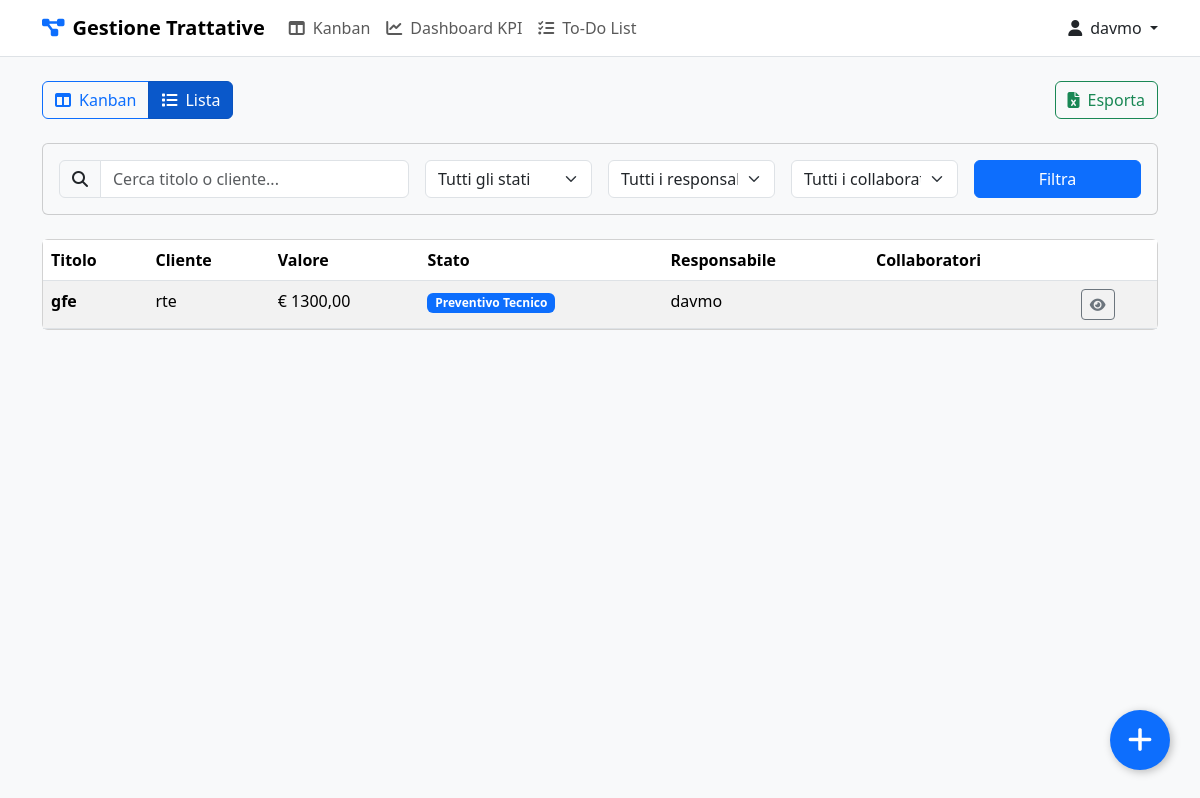
The page /lista/ (signed in) on the database as committed earlier.
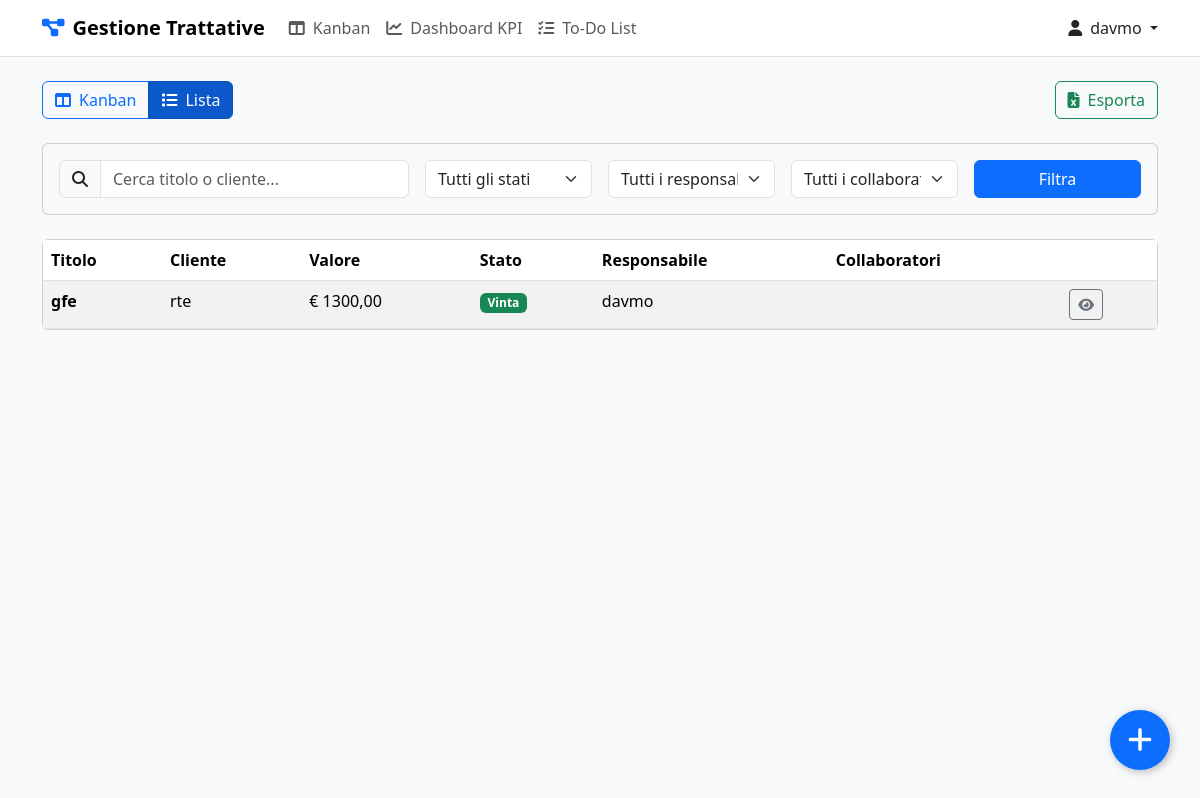
The same page on the database as committed later.
### trattative/models.py (models this page shows, shortened)
class Trattativa(models.Model):
    STATO_CHOICES = [
        ('Da Contattare', 'Da Contattare'),
        ('Contattato', 'Contattato'),
        ('Demo', 'Demo'),
        ('Preventivo Tecnico', 'Preventivo Tecnico'),
        ('Preventivo Commerciale', 'Preventivo Commerciale'),
        ('Vinta', 'Vinta'),
        ('Persa', 'Persa'),
    ]
    titolo = models.CharField(max_length=200)
    cliente = models.CharField(max_length=100)
    valore = models.DecimalField(max_digits=10, decimal_places=2, help_text="Valore stimato della trattativa")
    stato = models.CharField(max_length=30, choices=STATO_CHOICES, default='Da Contattare')
    responsabile = models.ForeignKey(User, on_delete=models.PROTECT, related_name='trattative')
    data_creazione = models.DateTimeField(auto_now_add=True)
    ultima_modifica = models.DateTimeField(auto_now=True)
    note = models.TextField(blank=True, null=True)
    collaboratori = models.ManyToManyField(User, related_name='trattative_collabora', blank=True)
    class Meta:
        ordering = ['-ultima_modifica']

### trattative/views.py (the view)
# urls.py: path('lista/', views.trattativa_list, name='trattativa_list'),
@login_required
def trattativa_list(request):
    queryset = Trattativa.objects.all().order_by('-ultima_modifica')
    query = request.GET.get('q')
    stato_filter = request.GET.get('stato')
    responsabile_filter = request.GET.get('responsabile')
    collaboratore_filter = request.GET.get('collaboratore')
    if query:
        queryset = queryset.filter(
            Q(titolo__icontains=query) |
            Q(cliente__icontains=query)
        ).distinct()
    if stato_filter:
        queryset = queryset.filter(stato=stato_filter)
    if responsabile_filter:
        queryset = queryset.filter(responsabile_id=responsabile_filter)
    if collaboratore_filter:
        queryset = queryset.filter(collaboratori__id=collaboratore_filter)
    context = {
        'trattative': queryset,
        'stati_disponibili': Trattativa.STATO_CHOICES,
        'utenti_disponibili': User.objects.all(), # Passa tutti gli utenti al template
    }
    return render(request, 'trattative/trattativa_list.html', context)

### trattative/templates/trattative/trattativa_list.html (shortened to what this page needs)
{% extends "trattative/base.html" %}
{% block content %}
<div class="d-flex justify-content-between align-items-center mb-4">
    <div class="btn-group" role="group">
        <a href="{% url 'kanban_board' %}" class="btn {% if request.resolver_match.url_name == 'kanban_board' %}btn-primary active{% else %}btn-outline-primary{% endif %}">
            <i class="fas fa-columns me-2"></i>Kanban
        </a>
        <a href="{% url 'trattativa_list' %}" class="btn {% if request.resolver_match.url_name == 'trattativa_list' %}btn-primary active{% else %}btn-outline-primary{% endif %}">
            <i class="fas fa-list me-2"></i>Lista
        </a>
    </div>
    <a href="{% url 'esporta_excel' %}" class="btn btn-outline-success">
        <i class="fas fa-file-excel me-2"></i>Esporta
    </a>
</div>
<div class="card bg-light mb-4">
    <div class="card-body">
        <form method="get" action="{% url 'trattativa_list' %}">
            <div class="row g-3 align-items-center">
                <div class="col-xl-4">
                    <div class="input-group">
                        <span class="input-group-text"><i class="fas fa-search"></i></span>
                        <input type="text" name="q" class="form-control" placeholder="Cerca titolo o cliente..." value="{{ request.GET.q }}">
                    </div>
                </div>
                <div class="col-xl-2">
                    <select name="stato" class="form-select">
                        <option value="">Tutti gli stati</option>
                    </select>
                </div>
                <div class="col-xl-2">
                    <select name="responsabile" class="form-select">
                        <option value="">Tutti i responsabili</option>
                    </select>
                </div>
                <div class="col-xl-2">
                    <select name="collaboratore" class="form-select">
                        <option value="">Tutti i collaboratori</option>
                    </select>
                </div>
                <div class="col-xl-2">
                    <button type="submit" class="btn btn-primary w-100">Filtra</button>
                </div>
            </div>
        </form>
    </div>
</div>
<div class="card">
    <div class="table-responsive">
        <table class="table table-hover table-striped mb-0">
            <thead>
                <tr>
                    <th>Titolo</th>
                    <th>Cliente</th>
                    <th>Valore</th>
                    <th>Stato</th>
                    <th>Responsabile</th>
                    <th>Collaboratori</th>
                    <th></th>
                </tr>
            </thead>
            <tbody>
                {% for trattativa in trattative %}
                <tr>
                    <td class="fw-bold">{{ trattativa.titolo }}</td>
                    <td>{{ trattativa.cliente }}</td>
                    <td>€ {{ trattativa.valore|floatformat:2 }}</td>
                    <td><span class="badge
                        {% if trattativa.stato == 'Vinta' %}bg-success{% elif trattativa.stato == 'Persa' %}bg-danger{% else %}bg-primary{% endif %}">
                        {{ trattativa.stato }}</span>
                    </td>
                    <td>{{ trattativa.responsabile.username|default:"-" }}</td>
                    <td>
                    </td>
                    <td>
                        <a href="{% url 'trattativa_detail' trattativa.pk %}" class="btn btn-sm btn-outline-secondary">
                            <i class="fas fa-eye"></i>
                        </a>
                    </td>
                </tr>
                {% empty %}
                <tr>
                    <td colspan="7" class="text-center text-muted p-4">Nessuna trattativa trovata con questi filtri.</td>
                </tr>
                {% endfor %}
            </tbody>
        </table>
    </div>
</div>
{% endblock %}

Rows that differ between the two databases and show on the page:
changed Trattativa "gfe": stato "Preventivo Tecnico" → "Vinta"
